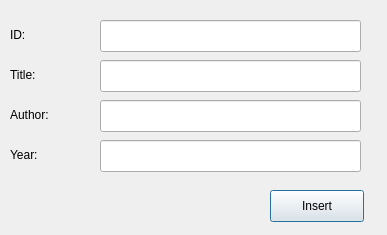
<?xml version="1.0" encoding="UTF-8"?>
<ui version="4.0">
 <class>new_book</class>
 <widget class="QDialog" name="new_book">
  <property name="geometry">
   <rect>
    <x>0</x>
    <y>0</y>
    <width>387</width>
    <height>235</height>
   </rect>
  </property>
  <property name="windowTitle">
   <string>Dialog</string>
  </property>
  <widget class="QLabel" name="id_dialog">
   <property name="geometry">
    <rect>
     <x>10</x>
     <y>20</y>
     <width>141</width>
     <height>30</height>
    </rect>
   </property>
   <property name="text">
    <string>ID: </string>
   </property>
  </widget>
  <widget class="QLabel" name="title_dialog">
   <property name="geometry">
    <rect>
     <x>10</x>
     <y>60</y>
     <width>141</width>
     <height>30</height>
    </rect>
   </property>
   <property name="text">
    <string>Title:</string>
   </property>
  </widget>
  <widget class="QLabel" name="author_dialog">
   <property name="geometry">
    <rect>
     <x>10</x>
     <y>100</y>
     <width>141</width>
     <height>30</height>
    </rect>
   </property>
   <property name="text">
    <string>Author:</string>
   </property>
  </widget>
  <widget class="QLabel" name="year_dialog">
   <property name="geometry">
    <rect>
     <x>10</x>
     <y>140</y>
     <width>141</width>
     <height>30</height>
    </rect>
   </property>
   <property name="text">
    <string>Year:</string>
   </property>
  </widget>
  <widget class="QLineEdit" name="id_entry">
   <property name="geometry">
    <rect>
     <x>100</x>
     <y>20</y>
     <width>261</width>
     <height>32</height>
    </rect>
   </property>
  </widget>
  <widget class="QLineEdit" name="title_entry">
   <property name="geometry">
    <rect>
     <x>100</x>
     <y>60</y>
     <width>261</width>
     <height>32</height>
    </rect>
   </property>
  </widget>
  <widget class="QLineEdit" name="author_entry">
   <property name="geometry">
    <rect>
     <x>100</x>
     <y>100</y>
     <width>261</width>
     <height>32</height>
    </rect>
   </property>
  </widget>
  <widget class="QLineEdit" name="year_entry">
   <property name="geometry">
    <rect>
     <x>100</x>
     <y>140</y>
     <width>261</width>
     <height>32</height>
    </rect>
   </property>
  </widget>
  <widget class="QPushButton" name="insert_button">
   <property name="geometry">
    <rect>
     <x>270</x>
     <y>190</y>
     <width>94</width>
     <height>32</height>
    </rect>
   </property>
   <property name="text">
    <string>Insert</string>
   </property>
  </widget>
 </widget>
 <resources/>
 <connections/>
</ui>
